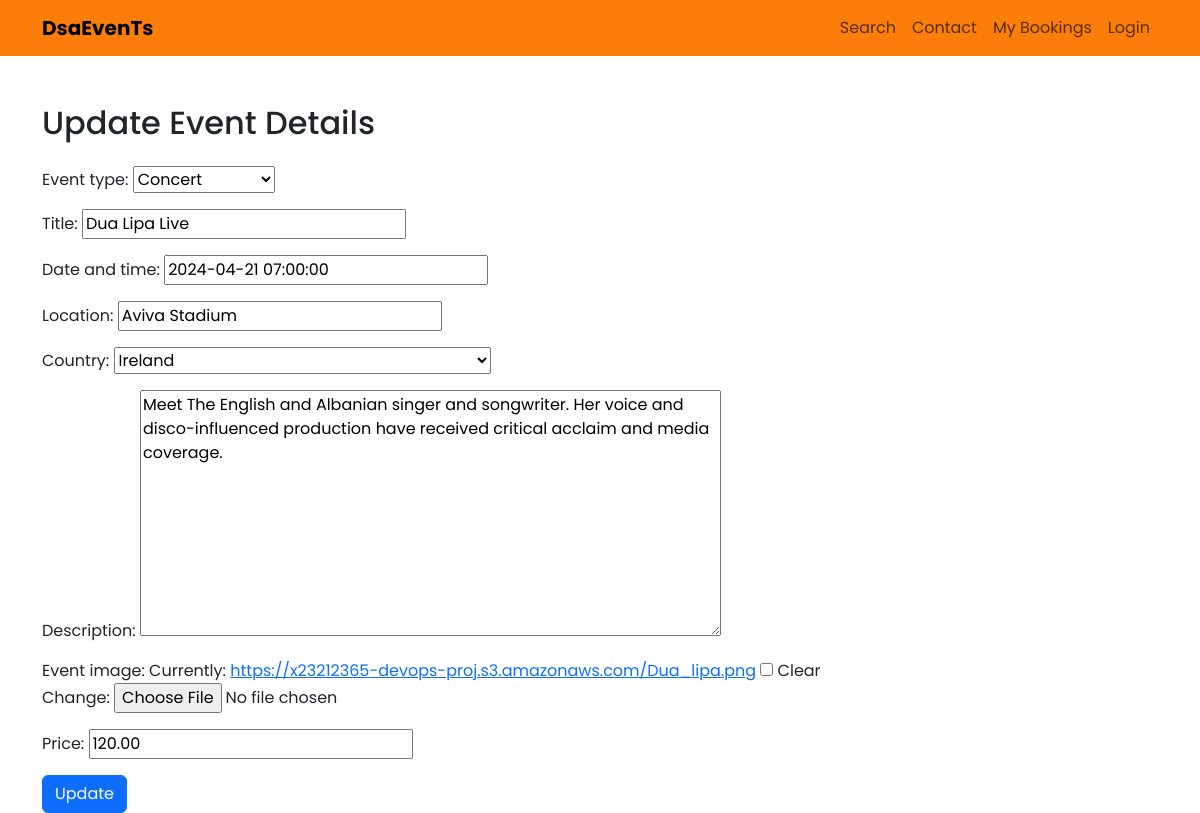
Page /update/2/ on the earlier database version.
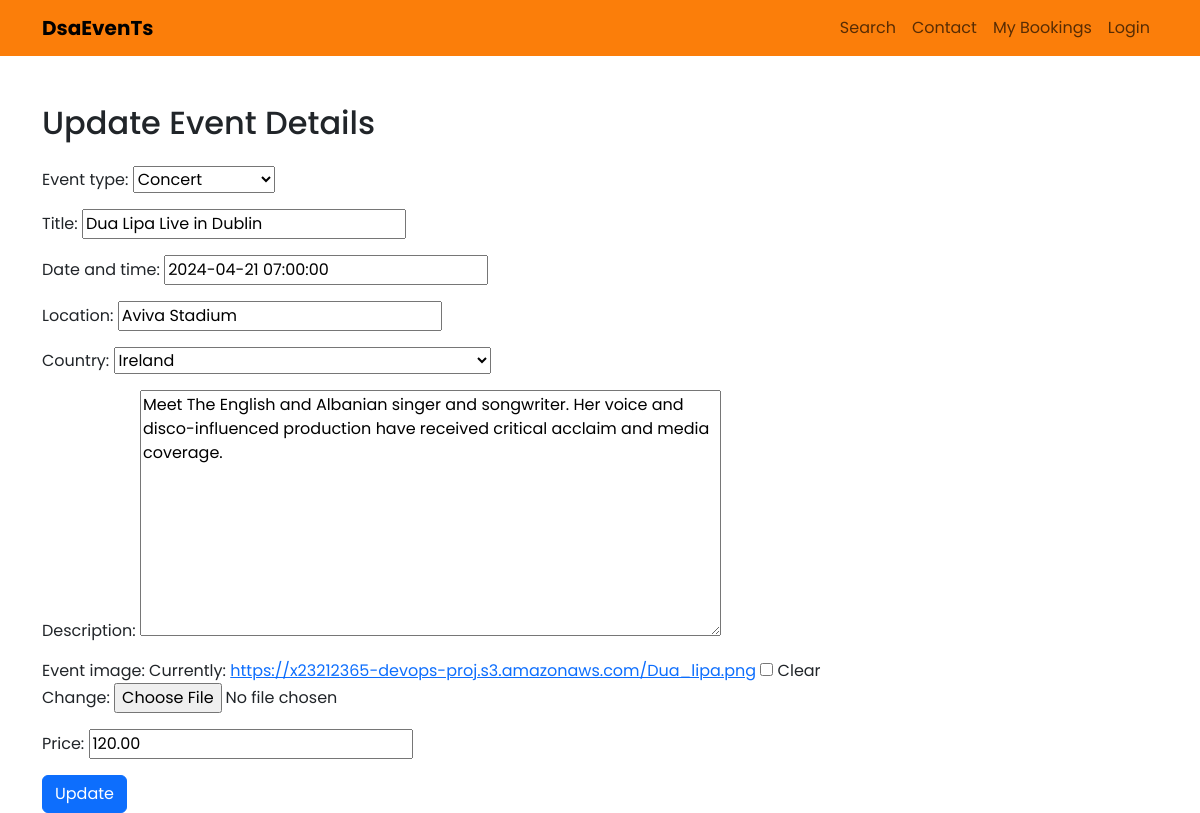
Same page on the later database version.
### events/models.py (models this page shows)
class Event(models.Model):
    EVENT_TYPE_CHOICES = (
        ('concert', 'Concert'),
        ('music_festival', 'Music Festival'),
        ('workshop', 'Workshop'),
        ('conference', 'Conference'),
        ('exhibition', 'Exhibition'),
        ('album_release', 'Album Release'),
        ('live_stream', 'Live Stream'),
        ('meetup', 'Meetup'),
    )
    event_type = models.CharField(max_length=100, choices=EVENT_TYPE_CHOICES)
    title = models.CharField(max_length=255)
    date_and_time = models.DateTimeField()
    location = models.CharField(max_length=255)
    country = CountryField()
    description = models.TextField()
    event_image = models.ImageField(blank=True)
    price = models.DecimalField(max_digits=10, decimal_places=2, default=0)
    user = models.ForeignKey(User, on_delete=models.CASCADE, default= None)

### events/views.py (the view)
# urls.py: path('update/<int:event_id>/', views.update_event, name='update_event'),
def update_event(request, event_id):
    event = get_object_or_404(Event, pk=event_id)
    if request.method == 'POST':
        form = EventForm(request.POST, request.FILES, instance=event)
        if form.is_valid():
            form.save()
            return redirect('homepage')  # Redirected to homepage after successful update
    else:
        form = EventForm(instance=event)
    return render(request, 'events/update_event.html', {'form': form})

### events/forms.py
class EventForm(forms.ModelForm):
    date_and_time = forms.DateTimeField(input_formats=['%d/%m/%Y, %H:%M'],
    widget=DateTimeInput(attrs={'placeholder': 'DD/MM/YYYY, HH:MM'}))
    class Meta:
        model = Event
        fields = ['event_type', 'title', 'date_and_time', 'location', 'country',
        'description', 'event_image', 'price']
        widgets = {
            'date_and_time': DateTimeLocalInput(),
            'country': forms.Select(choices=[(country.code, country.name)
            for country in countries]),
        }
    def __init__(self, *args, **kwargs):
        super().__init__(*args, **kwargs)
        self.fields['event_type'].choices = Event.EVENT_TYPE_CHOICES

### templates/events/update_event.html (shortened to what this page needs)
{% extends 'base.html' %}
{% load static %}
{% block content %}
<div class="container mt-5">
    <h2 class="mb-4">Update Event Details</h2>
    <form method="post" enctype="multipart/form-data">
        {{ form.as_p }}
        <button type="submit" class="btn btn-primary">Update</button>
    </form>
</div>
{% endblock %}

Differences in the rows shown:
changed Event "Concert": title "Dua Lipa Live" → "Dua Lipa Live in Dublin"
